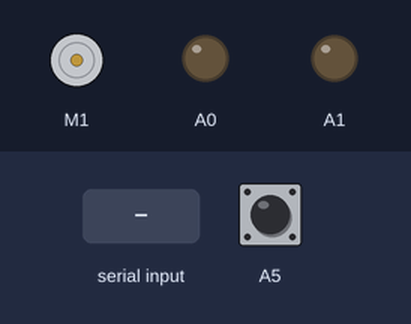
Bench run of a sketch on a simulated Arduino Uno, built with avr-gcc and run on an emulated ATmega328P. On the bench: DC motor (green arrow = forward, orange = backward, longer = faster), output pins drawn as LEDs (lit = HIGH). The inputs (shaded band) are chosen by the test bench; at power-on: A5 HIGH.

Above: at 1.2 s.
1.3 s: A5 pulled LOW for 0.15 s
At 1.37 s:
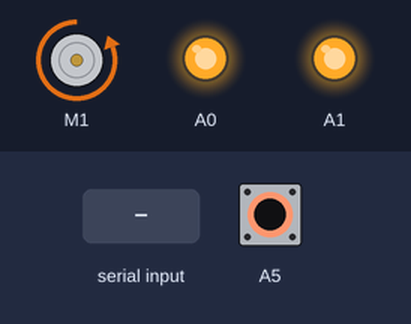
2.9 s: "s" received over the second serial link
At 4.3 s:
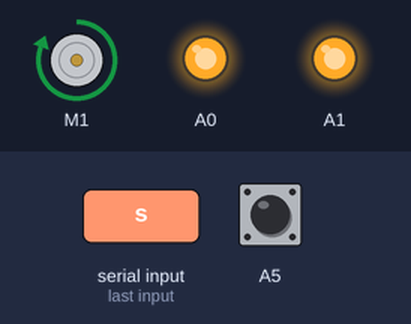
At 26.2 s:
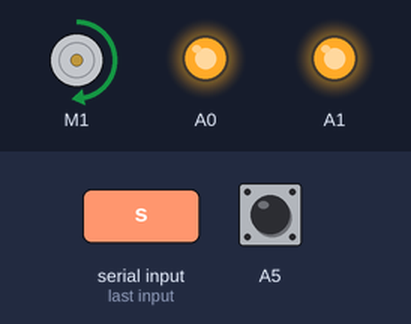
Timing chart, 0 to 29.4 s (numbered marks = the images above; inputs shaded):
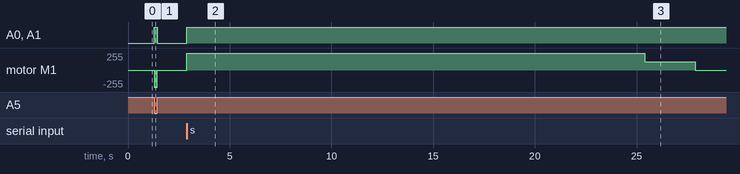

The sketch:

ArduinoFunnyAction.ino
```cpp
// Code for Arduino board on the experiment.
// This board is linked to a bluetooth module to communicate with the main robot.
// The module was configured as follow:
//  - name: MiAMxp
//  - pin: 1987
//  - hdw address: 98:D3:71:F9:87:3E
//  - baud rate: 115200
//
// To connect: bluetoothctl // scan on // pair 98:D3:71:F9:87:3E // enter pin.
// For more info on linux/bluetooth: https://blog.dbrgn.ch/2017/8/22/hc06-bluetooth-terminal-on-linux/

#include <SoftwareSerial.h>
SoftwareSerial BTserial(A2, A3);

#include <AFMotor.h>
AF_DCMotor motor(1); // create motor #2, 64KHz pwm

void setup()
{
    // Start communication with bluetooth adapter.
    BTserial.begin(115200);
    pinMode(A5, INPUT);
    pinMode(A0, OUTPUT);
    pinMode(A1, OUTPUT);
    digitalWrite(A5, HIGH);
    digitalWrite(A0, LOW);
    digitalWrite(A1, LOW);
}

bool wasActivated = false;
void loop()
{

    // Keep reading from HC-06 and send to Arduino Serial Monitor
    if (BTserial.available())
    {
      char c = BTserial.read();

      if (c == 'a')
      {
        // Send acknoledge.
        BTserial.write("M");
      }
      if (c == 's')
      {
        // Start experiment, send acknoledge.
        BTserial.write("S");
        motor.setSpeed(255);
        motor.run(FORWARD);
        digitalWrite(A0, HIGH);
        digitalWrite(A1, HIGH);
        delay(22500);
        motor.setSpeed(127);
        delay(2500);
        motor.run(RELEASE);
        wasActivated = true;
      }
    }

    if (!wasActivated)
    {
      if (digitalRead(A5) == LOW)
      {
          motor.setSpeed(255);
          motor.run(BACKWARD);
          digitalWrite(A0, HIGH);
          digitalWrite(A1, HIGH);
      }
      else
      {
          motor.run(RELEASE);
          digitalWrite(A0, LOW);
          digitalWrite(A1, LOW);
      }
    }
}
```

Measured:
- after the input at 1.3 s, A0, A1: LOW → HIGH at once, → LOW 0.15 s later; motor M1: stopped → backward 255/255 at once, → stopped 0.15 s later
- after the input at 2.9 s, A0, A1: LOW → HIGH at once; motor M1: stopped → forward 255/255 at once, → forward 127/255 22.5 s later, → stopped 2.5 s later
